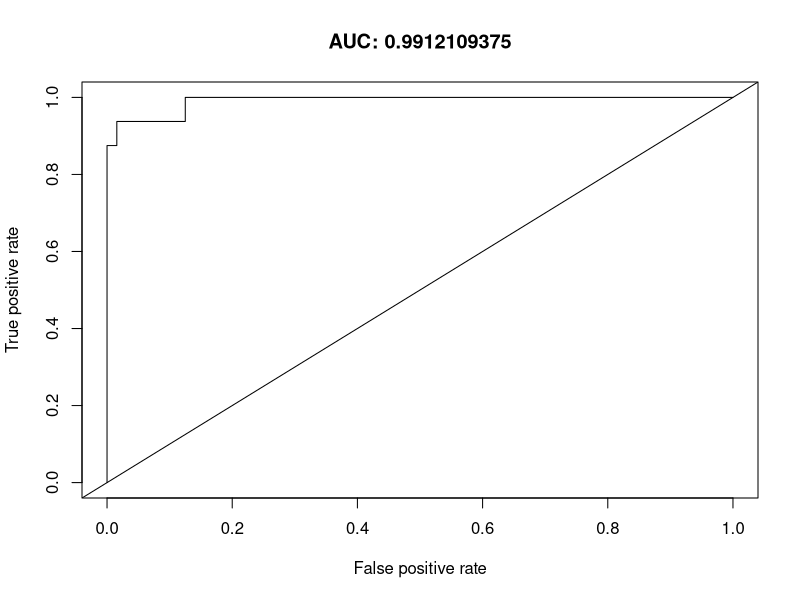
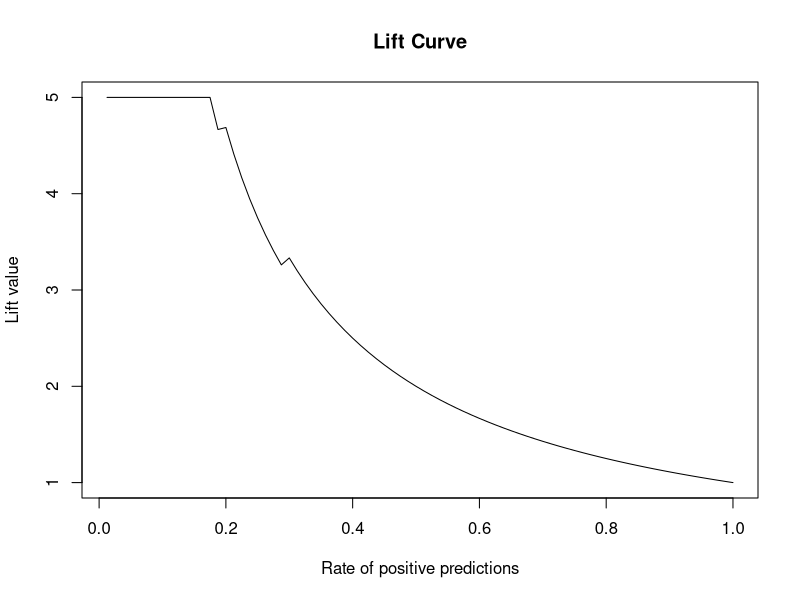

Here is the R script that generated these plots, in order:
# uncomment next line and execute if package not installed yet
# install.packages("caret")
# install.packages("ROCR")

# load necessary libraries
library(caret)
library(ROCR)

# read in file from working directory
df<- read.csv("highsales_r.csv")

# review encoding of variables
# input variables need to be numerically encoded
str(df)

# create dummy binary variables for all categorical variables
df_dummy<- dummyVars("HighSales~ .", data = df, fullRank = TRUE)
df_dummy <- data.frame(predict(df_dummy, newdata = df))
df_dummy <- cbind(df_dummy, df$HighSales)
df <- df_dummy
colnames(df)[colnames(df)=="df$HighSales"] = "HighSales"

# encode target variable as a categorical variable
df$HighSales <- as.factor(df$HighSales)

# compute class proportion table on target variable
prop.table(table(df$HighSales))

# set random number seed for randomized partition
# different seed values will generate different partitions of the data
set.seed(1975)

# use the createDataPartition to randomly select observations to be placed in the training set
# specify the target variable (y)
# set the percentage of data to set aside for training (p)
indxTrain <- createDataPartition(y = df$HighSales, p=0.8, list=FALSE)

# define training set for cross-validation
training <- df[indxTrain,]

# define test set 
testing <- df[-indxTrain,]

# specify model training process
# method = k-fold cross-validation 
# number = number of folds
ctrl <- trainControl(method = "cv", number = 10, classProbs = TRUE, summaryFunction = twoClassSummary)

# create a grid of parameter values to assess in k-fold cross-validation
# for neural network
# Two parameters are: size and decay
# size = number of neurons in the single hidden layer
# decay = regularization parameter to avoid overfitting
# Here we examine size = 5, 10, 15, 20 and decay = 0.1, 0.2, 0.3. 0.4, 0.5
grid <-expand.grid(.size = seq(5,20,5), .decay = seq(0.1,0.5,0.1)) 

# train model via 10-fold cross-validation
# first argument identifies y variable (before the ~) and the set of x variables (after the ~)
# note we are excluding the Store index variable 
# second argument (data) specifies training set 
# third argument (method) specifies prediction method (neural network)
# fourth argument (trControl) specifies training process (cross-validation)
# fifth argument (tuneGrid) specifies values of size and decay to evaluate
# sixth argument (preProcess) specifies that we need to center and scale variables
# seventh argument (linout) specifies the output layer uses a logistic activation function 
nnFit <- train(HighSales ~ . - Store, data = training, method = "nnet",
               trControl = ctrl, tuneGrid = grid, preProcess = c("center","scale"), linout = FALSE)

# identify the neural network parameters (size and decay) that minimize RMSE
nnFit

# generate classifications on testing set using threshold of 0.5
nnPredictClass <- predict(nnFit,newdata = testing)

# generate predicted probabilities on testing set
nnPredictProb <- predict(nnFit,newdata = testing, type = "prob")

# output performance metrics using "Yes" as the positive class
# using 50% probability threshold
confusionMatrix(nnPredictClass, testing$HighSales, positive = "Yes" )

# AUC under ROC curve, Sensitivity, Specificity
tcs <-twoClassSummary(data = data.frame(obs=testing$HighSales, pred = nnPredictClass, 
                                        nnPredictProb, 1 - nnPredictProb ), lev = levels(testing$HighSales))
tcs

# data structure for constructing ROC and lift curves
pred <- prediction(nnPredictProb[,2], testing$HighSales)

# plot AUC 
perAUC <- performance(pred,"tpr", "fpr")
plot(perAUC, main = paste('AUC:', tcs[1]))
abline(0,1)

# plot lift 
perLift <- performance(pred,"lift","rpp")
plot(perLift, main = 'Lift Curve')

# create a data frame with the probability estimates and test set observations 
# write this data frame to a csv file
df_test <- cbind(nnPredictProb, testing$HighSales)
write.csv(df_test, "neuralnetworkprobability_predictions.csv")
